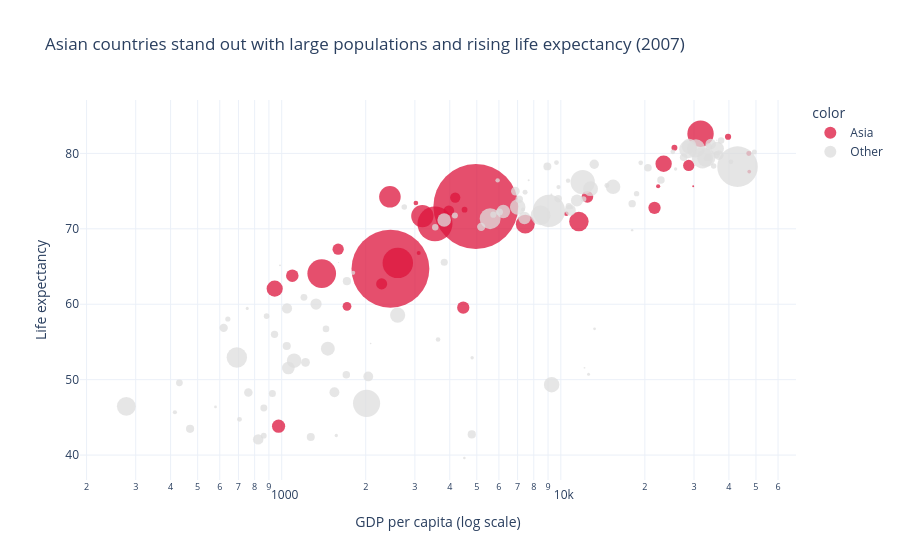

The notebook cell saved with this chart:
### Markdown cell above
## Task 2 — Bubble chart: tell a story

**What to build:** A bubble chart (full 2007 dataset, all countries) where:
- x = GDP per capita (log scale)
- y = life expectancy
- size = population
- colour = ONE continent highlighted (your choice), all others grey
- At least one annotation explaining the highlighted group's story

> This is the grey-and-highlight technique applied to a bubble chart.

### Code cell
# Task 2 — Bubble chart (2007)

df_2007 = df[df['year'] == 2007]

highlight = 'Asia'

df_2007['color'] = df_2007['continent'].apply(
    lambda x: 'Asia' if x == highlight else 'Other'
)

fig = px.scatter(
    df_2007,
    x='gdpPercap',
    y='lifeExp',
    size='pop',
    color='color',
    hover_name='country',
    log_x=True,
    size_max=60,
    title='Asian countries stand out with large populations and rising life expectancy (2007)',
    color_discrete_map={'Asia': 'crimson', 'Other': '#DDDDDD'}
)

fig.update_traces(marker=dict(opacity=0.75, line=dict(width=0)))

fig.add_annotation(
    x=3000,
    y=75,
    text="Asia shows a wide range\nbut includes the largest populations",
    showarrow=True,
    arrowhead=2
)

fig.update_layout(
    template='plotly_white',
    xaxis_title='GDP per capita (log scale)',
    yaxis_title='Life expectancy'
)

fig.show()
fig.show(renderer="png")

### Figure 1 — Plotly figure (JSON) as saved in the notebook; plotly's stock layout.template omitted (floating-point values rounded to 4 significant figures)
{"data": [{"hovertemplate": "<b>%{hovertext}</b><br><br>color=Asia<br>gdpPercap=%{x}<br>lifeExp=%{y}<br>pop=%{marker.size}<extra></extra>", "hovertext": ["Afghanistan", "Bahrain", "Bangladesh", "Cambodia", "China", "Hong Kong, China", "India", "Indonesia", "Iran", "Iraq", "Israel", "Japan", "Jordan", "Korea, Dem. Rep.", "Korea, Rep.", "Kuwait", "Lebanon", "Malaysia", "Mongolia", "Myanmar", "Nepal", "Oman", "Pakistan", "Philippines", "Saudi Arabia", "Singapore", "Sri Lanka", "Syria", "Taiwan", "Thailand", "Vietnam", "West Bank and Gaza", "Yemen, Rep."], "legendgroup": "Asia", "marker": {"color": "crimson", "line": {"width": 0}, "opacity": 0.75, "size": [31889923, 708573, 150448339, 14131858, 1318683096, 6980412, 1110396331, 223547000, 69453570, 27499638, 6426679, 127467972, 6053193, 23301725, 49044790, 2505559, 3921278, 24821286, 2874127, 47761980, 28901790, 3204897, 169270617, 91077287, 27601038, 4553009, 20378239, 19314747, 23174294, 65068149, 85262356, 4018332, 22211743], "sizemode": "area", "sizeref": 366300.0, "symbol": "circle"}, "mode": "markers", "name": "Asia", "orientation": "v", "showlegend": true, "type": "scatter", "x": [974.6, 29800.0, 1391.0, 1714.0, 4959.0, 39720.0, 2452.0, 3541.0, 11610.0, 4471.0, 25520.0, 31660.0, 4519.0, 1593.0, 23350.0, 47310.0, 10460.0, 12450.0, 3096.0, 944.0, 1091.0, 22320.0, 2606.0, 3190.0, 21650.0, 47140.0, 3970.0, 4185.0, 28720.0, 7458.0, 2442.0, 3025.0, 2281.0], "xaxis": "x", "y": [43.83, 75.64, 64.06, 59.72, 72.96, 82.21, 64.7, 70.65, 70.96, 59.55, 80.75, 82.6, 72.53, 67.3, 78.62, 77.59, 71.99, 74.24, 66.8, 62.07, 63.78, 75.64, 65.48, 71.69, 72.78, 79.97, 72.4, 74.14, 78.4, 70.62, 74.25, 73.42, 62.7], "yaxis": "y"}, {"hovertemplate": "<b>%{hovertext}</b><br><br>color=Other<br>gdpPercap=%{x}<br>lifeExp=%{y}<br>pop=%{marker.size}<extra></extra>", "hovertext": ["Albania", "Algeria", "Angola", "Argentina", "Australia", "Austria", "Belgium", "Benin", "Bolivia", "Bosnia and Herzegovina", "Botswana", "Brazil", "Bulgaria", "Burkina Faso", "Burundi", "Cameroon", "Canada", "Central African Republic", "Chad", "Chile", "Colombia", "Comoros", "Congo, Dem. Rep.", "Congo, Rep.", "Costa Rica", "Cote d'Ivoire", "Croatia", "Cuba", "Czech Republic", "Denmark", "Djibouti", "Dominican Republic", "Ecuador", "Egypt", "El Salvador", "Equatorial Guinea", "Eritrea", "Ethiopia", "Finland", "France", "Gabon", "Gambia", "Germany", "Ghana", "Greece", "Guatemala", "Guinea", "Guinea-Bissau", "Haiti", "Honduras", "Hungary", "Iceland", "Ireland", "Italy", "Jamaica", "Kenya", "Lesotho", "Liberia", "Libya", "Madagascar", "Malawi", "Mali", "Mauritania", "Mauritius", "Mexico", "Montenegro", "Morocco", "Mozambique", "Namibia", "Netherlands", "New Zealand", "Nicaragua", "Niger", "Nigeria", "Norway", "Panama", "Paraguay", "Peru", "Poland", "Portugal", "Puerto Rico", "Reunion", "Romania", "Rwanda", "Sao Tome and Principe", "Senegal", "Serbia", "Sierra Leone", "Slovak Republic", "Slovenia", "Somalia", "South Africa", "Spain", "Sudan", "Swaziland", "Sweden", "Switzerland", "Tanzania", "Togo", "Trinidad and Tobago", "Tunisia", "Turkey", "Uganda", "United Kingdom", "United States", "Uruguay", "Venezuela", "Zambia", "Zimbabwe"], "legendgroup": "Other", "marker": {"color": "#DDDDDD", "line": {"width": 0}, "opacity": 0.75, "size": [3600523, 33333216, 12420476, 40301927, 20434176, 8199783, 10392226, 8078314, 9119152, 4552198, 1639131, 190010647, 7322858, 14326203, 8390505, 17696293, 33390141, 4369038, 10238807, 16284741, 44227550, 710960, 64606759, 3800610, 4133884, 18013409, 4493312, 11416987, 10228744, 5468120, 496374, 9319622, 13755680, 80264543, 6939688, 551201, 4906585, 76511887, 5238460, 61083916, 1454867, 1688359, 82400996, 22873338, 10706290, 12572928, 9947814, 1472041, 8502814, 7483763, 9956108, 301931, 4109086, 58147733, 2780132, 35610177, 2012649, 3193942, 6036914, 19167654, 13327079, 12031795, 3270065, 1250882, 108700891, 684736, 33757175, 19951656, 2055080, 16570613, 4115771, 5675356, 12894865, 135031164, 4627926, 3242173, 6667147, 28674757, 38518241, 10642836, 3942491, 798094, 22276056, 8860588, 199579, 12267493, 10150265, 6144562, 5447502, 2009245, 9118773, 43997828, 40448191, 42292929, 1133066, 9031088, 7554661, 38139640, 5701579, 1056608, 10276158, 71158647, 29170398, 60776238, 301139947, 3447496, 26084662, 11746035, 12311143], "sizemode": "area", "sizeref": 366300.0, "symbol": "circle"}, "mode": "markers", "name": "Other", "orientation": "v", "showlegend": true, "type": "scatter", "x": [5937.0, 6223.0, 4797.0, 12780.0, 34440.0, 36130.0, 33690.0, 1441.0, 3822.0, 7446.0, 12570.0, 9066.0, 10680.0, 1217.0, 430.1, 2042.0, 36320.0, 706.0, 1704.0, 13170.0, 7007.0, 986.1, 277.6, 3633.0, 9645.0, 1545.0, 14620.0, 8948.0, 22830.0, 35280.0, 2082.0, 6025.0, 6873.0, 5581.0, 5728.0, 12150.0, 641.4, 690.8, 33210.0, 30470.0, 13210.0, 752.7, 32170.0, 1328.0, 27540.0, 5186.0, 942.7, 579.2, 1202.0, 3548.0, 18010.0, 36180.0, 40680.0, 28570.0, 7321.0, 1463.0, 1569.0, 414.5, 12060.0, 1045.0, 759.3, 1043.0, 1803.0, 10960.0, 11980.0, 9254.0, 3820.0, 823.7, 4811.0, 36800.0, 25190.0, 2749.0, 619.7, 2014.0, 49360.0, 9809.0, 4173.0, 7409.0, 15390.0, 20510.0, 19330.0, 7670.0, 10810.0, 863.1, 1598.0, 1712.0, 9787.0, 862.5, 18680.0, 25770.0, 926.1, 9270.0, 28820.0, 2602.0, 4513.0, 33860.0, 37510.0, 1107.0, 883.0, 18010.0, 7093.0, 8458.0, 1056.0, 33200.0, 42950.0, 10610.0, 11420.0, 1271.0, 469.7], "xaxis": "x", "y": [76.42, 72.3, 42.73, 75.32, 81.23, 79.83, 79.44, 56.73, 65.55, 74.85, 50.73, 72.39, 73.0, 52.3, 49.58, 50.43, 80.65, 44.74, 50.65, 78.55, 72.89, 65.15, 46.46, 55.32, 78.78, 48.33, 75.75, 78.27, 76.49, 78.33, 54.79, 72.23, 74.99, 71.34, 71.88, 51.58, 58.04, 52.95, 79.31, 80.66, 56.73, 59.45, 79.41, 60.02, 79.48, 70.26, 56.01, 46.39, 60.92, 70.2, 73.34, 81.76, 78.89, 80.55, 72.57, 54.11, 42.59, 45.68, 73.95, 59.44, 48.3, 54.47, 64.16, 72.8, 76.19, 74.54, 71.16, 42.08, 52.91, 79.76, 80.2, 72.9, 56.87, 46.86, 80.2, 75.54, 71.75, 71.42, 75.56, 78.1, 78.75, 76.44, 72.48, 46.24, 65.53, 63.06, 74.0, 42.57, 74.66, 77.93, 48.16, 49.34, 80.94, 58.56, 39.61, 80.88, 81.7, 52.52, 58.42, 69.82, 73.92, 71.78, 51.54, 79.42, 78.24, 76.38, 73.75, 42.38, 43.49], "yaxis": "y"}], "layout": {"annotations": [{"arrowhead": 2, "showarrow": true, "text": "Asia shows a wide range\nbut includes the largest populations", "x": 3000, "y": 75}], "legend": {"itemsizing": "constant", "title": {"text": "color"}, "tracegroupgap": 0}, "title": {"text": "Asian countries stand out with large populations and rising life expectancy (2007)"}, "xaxis": {"anchor": "y", "domain": [0, 1], "title": {"text": "GDP per capita (log scale)"}, "type": "log"}, "yaxis": {"anchor": "x", "domain": [0, 1], "title": {"text": "Life expectancy"}}}}
